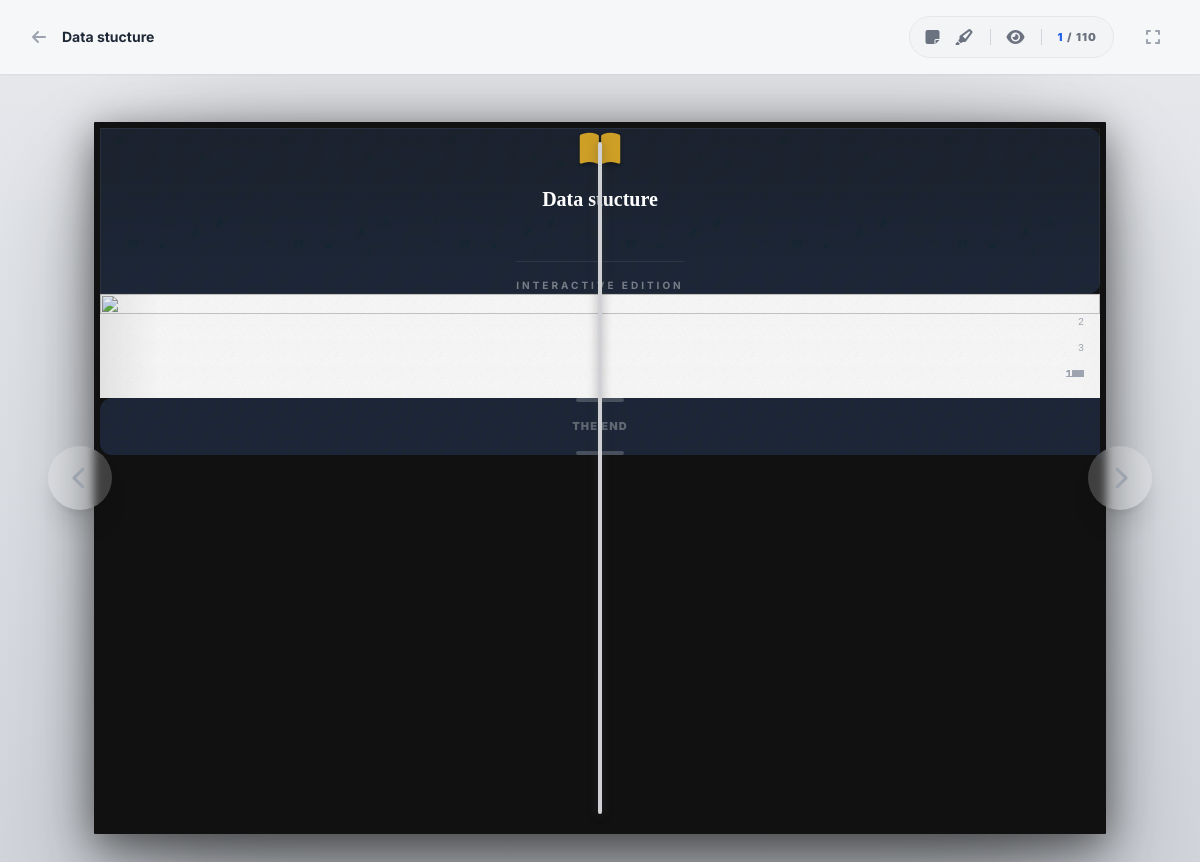
Screenshot of /book/1 with the database file from the repository.
### app.py (models this page shows)
class Book(db.Model):
    id = db.Column(db.Integer, primary_key=True)
    title = db.Column(db.String(255), nullable=False)
    filename = db.Column(db.String(255), nullable=False)
    page_count = db.Column(db.Integer)
    created_at = db.Column(db.DateTime, default=datetime.utcnow)
    notes = db.relationship('Note', backref='book', lazy=True, cascade="all, delete-orphan")
    highlights = db.relationship('Highlight', backref='book', lazy=True, cascade="all, delete-orphan")

### app.py (the view)
@app.route('/book/<int:book_id>')
def view_book(book_id):
    book = Book.query.get_or_404(book_id)
    return render_template('flipbook.html', book_data=book)

### templates/flipbook.html (shortened to what this page needs)
{% extends "base.html" %}
{% block content %}
<div class="min-h-screen flex flex-col bg-[#d1d5db] font-sans selection:bg-blue-100 overflow-hidden">
    <div class="px-8 py-4 flex items-center justify-between z-50 bg-white/80 backdrop-blur-md shadow-sm">
        <div class="flex items-center space-x-4">
            <a href="/" class="text-gray-400 hover:text-gray-900 transition-colors">
                <i class="fas fa-arrow-left"></i>
            </a>
            <h1 class="text-sm font-bold text-gray-800 truncate max-w-[400px]">
                {{ book_data.title }}
            </h1>
        </div>
        <div class="flex items-center space-x-6">
            <div class="flex items-center px-4 py-2 bg-gray-100 rounded-full space-x-4 border border-gray-200">
                <button id="note-mode-btn" onclick="toggleMode('note')"
                    class="text-gray-500 hover:text-yellow-600 transition-colors" title="Add Note">
                    <i class="fas fa-sticky-note"></i>
                </button>
                <button id="highlight-mode-btn" onclick="toggleMode('highlight')"
                    class="text-gray-500 hover:text-yellow-600 transition-colors" title="Highlight">
                    <i class="fas fa-highlighter"></i>
                </button>
                <button onclick="toggleWarmth()" class="text-gray-500 hover:text-orange-600 transition-colors"
                    title="Reading Mode">
                    <i class="fas fa-eye"></i>
                </button>
                <div class="text-[11px] font-black text-gray-500 uppercase tracking-widest">
                    <span id="current-pages-range" class="text-blue-600">1</span> / {{ book_data.page_count }}
                </div>
            </div>
            <button id="fullscreen-btn" class="p-2 text-gray-400 hover:text-gray-900 transition-colors">
                <i class="fas fa-expand"></i>
            </button>
        </div>
    </div>
    <div
        class="flex-1 relative flex items-center justify-center p-4 md:p-12 overflow-hidden bg-gradient-to-b from-[#e5e7eb] to-[#d1d5db]">
        <button id="prev-btn"
            class="absolute left-6 md:left-12 z-40 w-16 h-16 rounded-full bg-white/20 hover:bg-white/90 text-gray-400 hover:text-gray-900 shadow-xl transition-all active:scale-95 hidden md:flex items-center justify-center backdrop-blur-sm group">
            <i class="fas fa-chevron-left text-2xl group-hover:-translate-x-1 transition-transform"></i>
        </button>
        <button id="next-btn"
            class="absolute right-6 md:right-12 z-40 w-16 h-16 rounded-full bg-white/20 hover:bg-white/90 text-gray-400 hover:text-gray-900 shadow-xl transition-all active:scale-95 hidden md:flex items-center justify-center backdrop-blur-sm group">
            <i class="fas fa-chevron-right text-2xl group-hover:translate-x-1 transition-transform"></i>
        </button>
        <div id="book-viewport" class="relative group">
            <div id="flipbook-outer">
                <div class="book-spine">
                </div>
                <div id="flipbook">
                    <div class="hardcover front-cover">
                        <div class="cover-content">
                            <div class="gold-emboss mb-4">
                            </div>
                            <h2 class="text-xl font-serif font-bold text-center px-8">{{ book_data.title }}</h2>
                            <div
                                class="mt-12 text-[10px] uppercase tracking-[0.3em] opacity-40 font-bold border-t border-white/20 pt-4">
                                Interactive Edition
                            </div>
                        </div>
                    </div>
                    <div class="page first-internal" data-page="0">
                        <div class="annotations-layer absolute inset-0 z-20"></div>
                    </div>
                    {% for i in range(1, book_data.page_count) %}
                    <div class="page" data-page="{{ i }}">
                        <div class="page-number text-[10px] text-gray-400 font-mono absolute bottom-4 right-4">{{ i + 1
                            }}</div>
                        <div class="annotations-layer absolute inset-0 z-20"></div>
                    </div>
                    {% endfor %}
                    <div class="hardcover back-cover">
                        <div class="w-full h-full flex flex-col items-center justify-center space-y-4">
                            <div class="text-[11px] font-black tracking-widest uppercase opacity-30">The End</div>
                        </div>
                    </div>
                </div>
            </div>
        </div>
    </div>
</div>
{% endblock %}

### templates/base.html (style rules this page uses)
body { background-color: #f8f9fa; color: #333; }

### templates/flipbook.html (style rules this page uses)
#flipbook { width: 1000px; height: 700px; }
.page { background: #fff; position: relative; box-shadow: inset 0 0 40px rgba(0, 0, 0, 0.05); }
.page::after { content: ""; position: absolute; top: 0; bottom: 0; width: 60px; background: linear-gradient(to right, rgba(0, 0, 0, 0.1), transparent); pointer-events: none; opacity: 0.7; }
#flipbook-outer { position: relative; padding: 6px; background: #111; border-radius: 1px; box-shadow: 0 10px 40px rgba(0, 0, 0, 0.5), 0 50px 100px rgba(0, 0, 0, 0.3); }
.hardcover { background: #1e293b; color: white; }
.front-cover { border-radius: 0 12px 12px 0 !important; }
.back-cover { border-radius: 12px 0 0 12px !important; }
.cover-content { height: 100%; display: flex; flex-direction: column; align-items: center; justify-content: center; background: linear-gradient(rgba(26, 25, 25, 0.3), transparent); border: 1px solid rgba(255, 255, 255, 0.05); }
.gold-emboss { color: #fbbf24; text-shadow: 0 2px 4px rgba(0, 0, 0, 0.5); opacity: 0.8; }
.book-spine { position: absolute; top: 20px; bottom: 20px; left: 50%; width: 4px; transform: translateX(-50%); background: #d0d1d4; z-index: 500; border-radius: 4px; display: flex; flex-direction: column; justify-content: space-around; padding: 40px 0; box-shadow: 0 0 10px rgba(70, 70, 70, 0.5); }

### rows the page displays
Book: title "Data stucture", page_count "110", title "Data stucture…"

### other values shown
{{ i + 1 }} "2" "3" "4" "5" "6" "7" "8" "9" "10" "11" "12" "13" "14" "15" "16" "17" "18" "19" "20" "21" "22" "23" "24" "25" "26" "27" "28" "29" "30" "31" "32" "33" "34" "35" "36" "37" "38" "39" "40" "41" "42" "43" "44" "45" "46" "47" "48" "49" "50" "51" "52" "53" "54" "55" "56" "57" "58" "59" "60" "61" "62" "63" "64" "65" "66" "67" "68" "69" "70" "71" "72" "73" "74" "75" "76" "77" "78" "79" "80" "81" "82" "83" "84" "85" "86" "87" "88" "89" "90" "91" "92" "93" "94" "95" "96" "97" "98" "99" "100" "101" "102" "103" "104" "105" "106" "107" "108" "109" "110"
